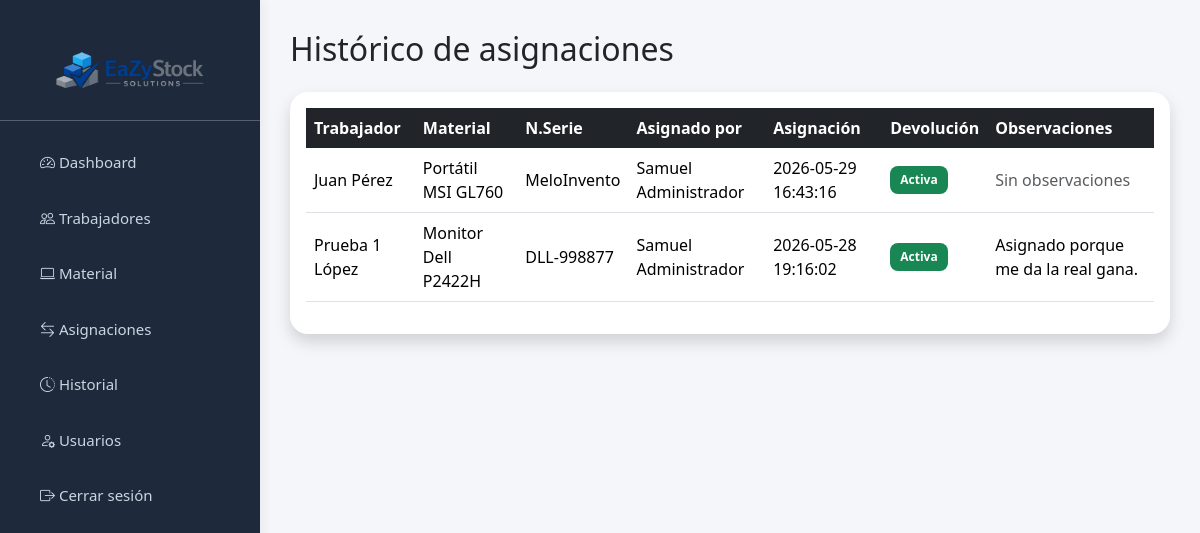
/asignaciones/historial.php (signed in), run on an earlier commit of the app's database.
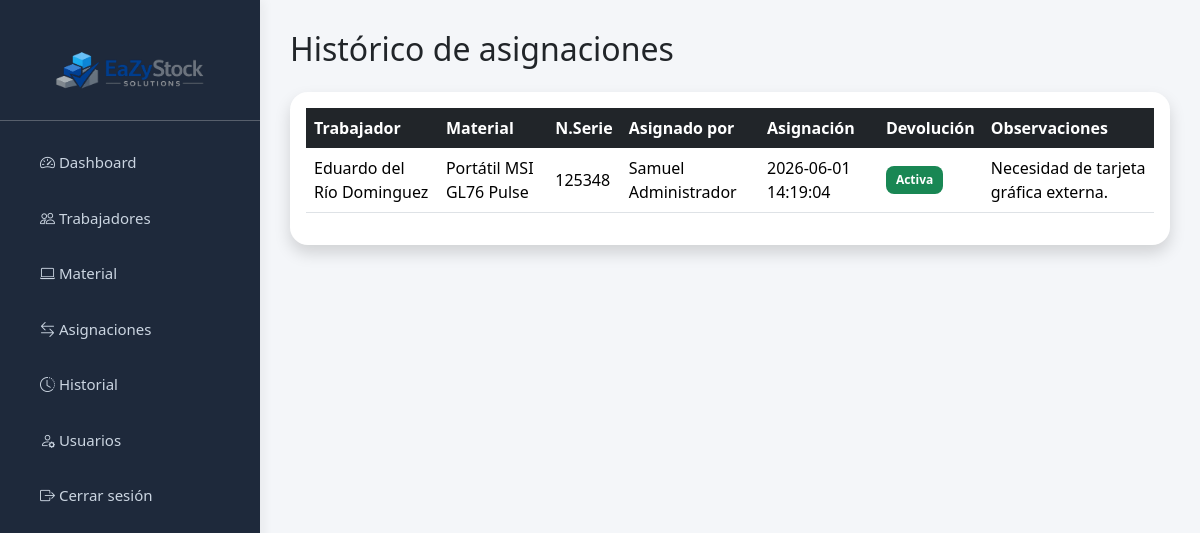
And on a later commit of the database.
### tables this page shows
CREATE TABLE `asignaciones` (
  `id` int(11) NOT NULL,
  `trabajador_id` int(11) NOT NULL,
  `material_id` int(11) NOT NULL,
  `usuario_id` int(11) DEFAULT NULL,
  `fecha_asignacion` datetime DEFAULT current_timestamp(),
  `fecha_devolucion` datetime DEFAULT NULL,
  `ciudad` varchar(100) DEFAULT NULL,
  `comentario` text DEFAULT NULL
);

CREATE TABLE `trabajadores` (
  `id` int(11) NOT NULL,
  `nombre` varchar(100) NOT NULL,
  `apellidos` varchar(150) NOT NULL,
  `correo` varchar(150) DEFAULT NULL,
  `telefono` varchar(50) DEFAULT NULL,
  `departamento` varchar(100) DEFAULT NULL,
  `ciudad` varchar(100) DEFAULT NULL,
  `activo` tinyint(1) DEFAULT 1
);

CREATE TABLE `material` (
  `id` int(11) NOT NULL,
  `tipo` enum('Portátil','Sobremesa','Monitor','Móvil','Dockstation','Tablet','Surface') NOT NULL,
  `marca` varchar(100) DEFAULT NULL,
  `modelo` varchar(100) DEFAULT NULL,
  `numero_serie` varchar(150) NOT NULL,
  `estado` enum('Disponible','Asignado','Reparación','Baja') DEFAULT 'Disponible',
  `ubicacion` varchar(100) DEFAULT 'Almacén IT',
  `fecha_compra` date DEFAULT NULL,
  `fecha_garantia` date DEFAULT NULL,
  `activo` tinyint(1) DEFAULT 1
);

CREATE TABLE `usuarios` (
  `id` int(11) NOT NULL,
  `nombre` varchar(100) NOT NULL,
  `apellidos` varchar(150) NOT NULL,
  `email` varchar(150) NOT NULL,
  `password` varchar(255) NOT NULL,
  `rol_id` int(11) NOT NULL,
  `activo` tinyint(1) DEFAULT 1
);

### asignaciones/historial.php (the view, shortened to what this page needs)
<?php
include '../config/conexion.php';
include '../includes/header.php';
include '../includes/sidebar.php';
$sql = "SELECT
a.*,
t.nombre,
t.apellidos,
m.tipo,
m.marca,
m.modelo,
m.numero_serie,
u.nombre AS usuario_nombre,
u.apellidos AS usuario_apellidos
FROM asignaciones a
INNER JOIN trabajadores t
ON a.trabajador_id = t.id
INNER JOIN material m
ON a.material_id = m.id
INNER JOIN usuarios u
ON a.usuario_id = u.id
ORDER BY a.id DESC";
$resultado = $conn->query($sql);
?>
<div class="main-content">
    <h2 class="mb-4">
        Histórico de asignaciones
    </h2>
    <div class="card shadow">
        <div class="card-body">
            <table class="table table-hover">
                <thead class="table-dark">
                    <tr>
                        <th>Trabajador</th>
                        <th>Material</th>
                        <th>N.Serie</th>
                        <th>Asignado por</th>
                        <th>Asignación</th>
                        <th>Devolución</th>
                        <th>Observaciones</th>
                    </tr>
                </thead>
                <tbody>
                    <?php while($fila = $resultado->fetch_assoc()) { ?>
                        <tr>
                            <td>
                                <?php
                                echo $fila['nombre']
                                . " "
                                . $fila['apellidos'];
                                ?>
                            </td>
                            <td>
                                <?php
                                echo $fila['tipo']
                                . " "
                                . $fila['marca']
                                . " "
                                . $fila['modelo'];
                                ?>
                            </td>
                            <td>
                                <?php echo $fila['numero_serie']; ?>
                            </td>
                            <td>
                                <?php
                                echo $fila['usuario_nombre']
                                . " "
                                . $fila['usuario_apellidos'];
                                ?>
                            </td>
                            <td>
                                <?php echo $fila['fecha_asignacion']; ?>
                            </td>
                            <td>
                                <?php
                                if($fila['fecha_devolucion']) {
                                    echo $fila['fecha_devolucion'];
                                } else {
                                    echo '<span class="badge bg-success">Activa</span>';
                                }
                                ?>
                            </td>
                            <td>
                            <?php
                            echo $fila['comentario']
                            ? $fila['comentario']
                                    : '<span class="text-muted">Sin observaciones</span>';
                                ?>
                            </td>
                        </tr>
                    <?php } ?>
                </tbody>
            </table>
        </div>
    </div>
</div>
<?php include '../includes/footer.php'; ?>

### includes/header.php (shortened to what this page needs)
<!DOCTYPE html>
<html lang="es">
<head>
    <link
        href="https://cdn.jsdelivr.net/npm/bootstrap@5.3.3/dist/css/bootstrap.min.css"
        rel="stylesheet"
    >
    <link
        rel="stylesheet"
        href="/eazystock/assets/css/estilos.css"
    >
    <link
    rel="stylesheet"
    href="https://cdn.jsdelivr.net/npm/bootstrap-icons@1.11.3/font/bootstrap-icons.min.css"
    >
</head>
<body>

### includes/sidebar.php
<div class="sidebar">
<div class="text-center mt-3 mb-2">
    <a
        href="/eazystock/dashboard.php"
    >
        <img
            src="/eazystock/assets/img/logo_eazystock.png"
            alt="EaZyStock"
            class="sidebar-logo"
        >
    </a>
</div>
<hr class="text-white">
    <a href="/eazystock/dashboard.php">
    <i class="bi bi-speedometer2"></i> Dashboard
    </a>
    <a href="/eazystock/trabajadores/listar.php">
    <i class="bi bi-people"></i> Trabajadores
    </a>
    <a href="/eazystock/material/listar.php">
    <i class="bi bi-laptop"></i> Material
    </a>
    <a href="/eazystock/asignaciones/listar.php">
    <i class="bi bi-arrow-left-right"></i> Asignaciones
    </a>
    <a href="/eazystock/asignaciones/historial.php">
    <i class="bi bi-clock-history"></i> Historial
    </a>
    <?php if ($_SESSION['rol_id'] == 1) { ?>
        <a href="/eazystock/usuarios/listar.php">
        <i class="bi bi-person-gear"></i> Usuarios
        </a>
    <?php } ?>
    <a href="/eazystock/auth/logout.php">
    <i class="bi bi-box-arrow-right"></i> Cerrar sesión
    </a>
</div>

### includes/footer.php (shortened to what this page needs)
</body>
</html>

### assets/css/estilos.css (style rules this page uses)
body { background-color: #f4f6f9; font-family: 'Segoe UI', Tahoma, Geneva, Verdana, sans-serif; }
.sidebar { width: 260px; height: 100vh; position: fixed; background: #1e293b; padding-top: 20px; box-shadow: 4px 0 10px rgba(0,0,0,0.05); }
.sidebar a { display: block; color: #cbd5e1; text-decoration: none; padding: 14px 25px; margin: 5px 15px; border-radius: 10px; transition: 0.3s; font-size: 15px; }
.main-content { margin-left: 260px; padding: 30px; }
.table { vertical-align: middle; }
.table thead { background: #1e293b; color: white; }
.table thead th { border: none; }
.table tbody tr { transition: 0.2s; }
.card { border: none; border-radius: 18px; box-shadow: 0 4px 12px rgba(0,0,0,0.05); }
.badge { padding: 8px 10px; border-radius: 8px; }
.sidebar-logo { width: 150px; height: auto; display: block; margin: 0 auto; }

What changed in the data, as far as the page shows it:
removed asignaciones: trabajador.nombre "Juan", trabajador.apellidos "Pérez", material.tipo "Portátil", material.marca "MSI", material.modelo "GL760", material.numero_serie "MeloInvento", usuario.nombre "Samuel", usuario.apellidos "Administrador", fecha_asignacion "2026-05-29 16:43:16", shows "Activa", comentario "Sin observaciones"
removed asignaciones: trabajador.nombre "Prueba 1", trabajador.apellidos "López", material.tipo "Monitor", material.marca "Dell", material.modelo "P2422H", material.numero_serie "DLL-998877", usuario.nombre "Samuel", usuario.apellidos "Administrador", fecha_asignacion "2026-05-28 19:16:02", shows "Activa", comentario "Asignado porque me da la real gana."
added asignaciones: trabajador.nombre "Eduardo", trabajador.apellidos "del Río Dominguez", material.tipo "Portátil", material.marca "MSI", material.modelo "GL76 Pulse", material.numero_serie "125348", usuario.nombre "Samuel", usuario.apellidos "Administrador", fecha_asignacion "2026-06-01 14:19:04", shows "Activa", comentario "Necesidad de tarjeta gráfica externa."
